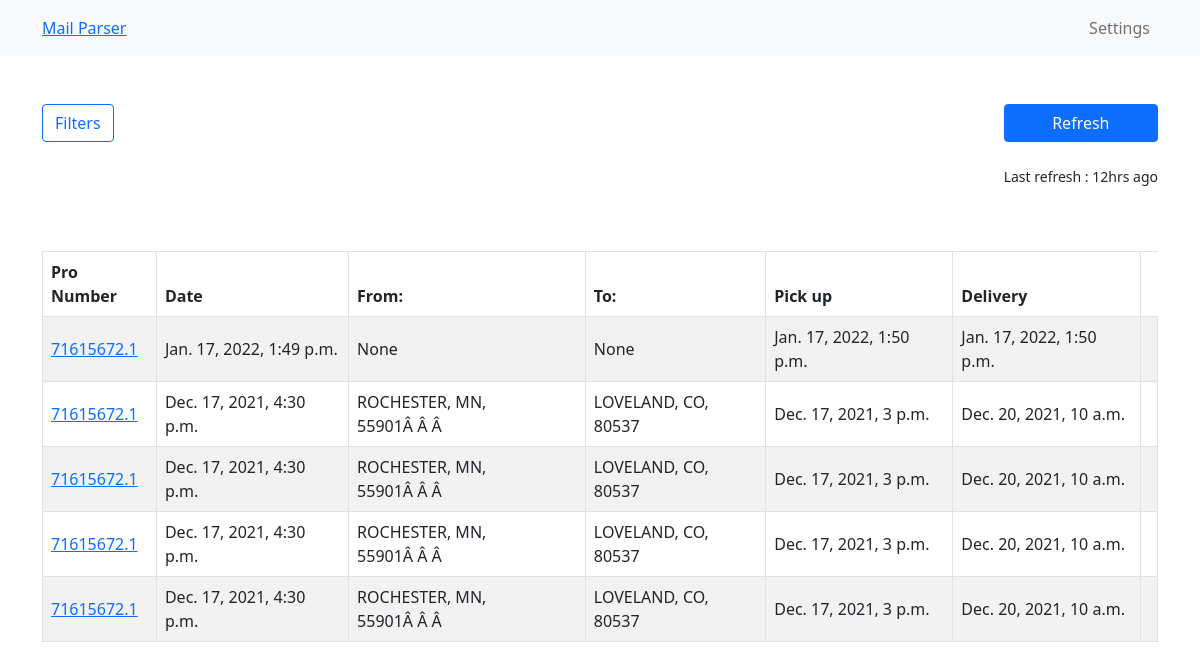
The page / on the database its author committed.
### mails/models.py (models this page shows)
class Mail(models.Model):
	date = models.DateTimeField()
	source_email = models.CharField(max_length=250,default="None")
	pro_number = models.CharField(max_length=100)
	loaded_miles = models.IntegerField()
	pickup = models.DateTimeField()
	delivery = models.DateTimeField()
	no_of_additional_stops = models.IntegerField()
	vehicle_size = models.CharField(max_length=100)
	commodity = models.CharField(max_length=100)
	max_pieces = models.IntegerField()
	max_weight = models.IntegerField()
	from_address = models.CharField(max_length=250,default="None")
	to_address = models.CharField(max_length=250,default="None")
	dimensions = models.CharField(max_length=20)
	stackable = models.CharField(max_length=20)

### mails/views.py (the view)
# urls.py: path('', views.index, name='index'),
def index(request):
	mails = Mail.objects.all()
	context ={
	    "mails": mails
	}
	return render(request, "index.html", context)

### mails/templates/index.html (shortened to what this page needs)
<!DOCTYPE html>
<html lang="en">
<head>
	<link href="https://cdn.jsdelivr.net/npm/bootstrap@5.0.2/dist/css/bootstrap.min.css" rel="stylesheet">
</head>
<body>
	<nav class="navbar navbar-expand-lg navbar-light bg-light">
	  <div class="container container-fluid">
	    <a class="navbar-hrand" href="#">Mail Parser</a>
	    <div class="d-flex justify-content-end collapse navbar-collapse" id="navbarNav">
	      <ul class="navbar-nav">
	        <li class="nav-item">
	          <a class="nav-link" href="{% url 'settings' %}">Settings</a>
	        </li>
	      </ul>
	    </div>
	  </div>
	</nav>
	<div class="container">
		<div class="mt-5 d-flex justify-content-between">
			<div class="">
				<button class="btn btn-outline-primary">Filters</button>
			</div>
			<div class="mb-3 d-flex flex-column justify-content-between">
			  <button class="btn btn-primary" onClick="uploadFile()">Refresh</button>
			  <small class="mt-4">Last refresh : 12hrs ago</small>
			</div>
		</div>
		<div class="mt-5">
			<table class="table rounded align-middle table-striped table-bordered">
				<thead class="">
				<tr>
					<th scope="col">Pro Number</th>
					<th scope="col">Date</th>
					<th scope="col">From: </th>
					<th> To:</th>
					<th scope="col">Pick up</th>
					<th scope="col">Delivery</th>
				</tr>
				</thead>
				<tbody>
				{% for mail in mails %}
				<tr>
				  <td><a href="{% url 'mail_detail' mail_id=mail.id %}">{{mail.pro_number}}</a></td>
				  <td>{{mail.date}}</td>
				  <td>{{mail.from_address}} </td>
				  <td> {{mail.to_address}}</td>
				  <td>{{mail.pickup}}</td>
				  <td>{{mail.delivery}}</td>
				  <td></td>
				</tr>
				{% endfor %}
				</tbody>
			</table>
		</div>
	</div>
</body>
</html>

### rows shown on the page
Mail: pro_number "71615672.1", date "Jan. 17, 2022, 1:49 p.m.", from_address "None", to_address "None", pickup "Jan. 17, 2022, 1:50 p.m.", delivery "Jan. 17, 2022, 1:50 p.m."
Mail: pro_number "71615672.1", date "Dec. 17, 2021, 4:30 p.m.", from_address "ROCHESTER, MN, 55901Â Â Â", to_address "LOVELAND, CO, 80537", pickup "Dec. 17, 2021, 3 p.m.", delivery "Dec. 20, 2021, 10 a.m."
Mail: pro_number "71615672.1", date "Dec. 17, 2021, 4:30 p.m.", from_address "ROCHESTER, MN, 55901Â Â Â", to_address "LOVELAND, CO, 80537", pickup "Dec. 17, 2021, 3 p.m.", delivery "Dec. 20, 2021, 10 a.m."
Mail: pro_number "71615672.1", date "Dec. 17, 2021, 4:30 p.m.", from_address "ROCHESTER, MN, 55901Â Â Â", to_address "LOVELAND, CO, 80537", pickup "Dec. 17, 2021, 3 p.m.", delivery "Dec. 20, 2021, 10 a.m."
Mail: pro_number "71615672.1", date "Dec. 17, 2021, 4:30 p.m.", from_address "ROCHESTER, MN, 55901Â Â Â", to_address "LOVELAND, CO, 80537", pickup "Dec. 17, 2021, 3 p.m.", delivery "Dec. 20, 2021, 10 a.m."
